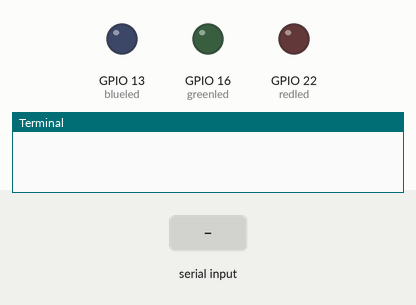
Simulated run of this program. Board: Raspberry Pi (BCM pin numbers). Shown: output pins drawn as LEDs (lit = HIGH), the last lines printed to the terminal. The test bench sets the inputs (shaded band).

Above: at 1.2 s.
1.3 s: "x" typed at the terminal, then Enter
At 2.4 s:
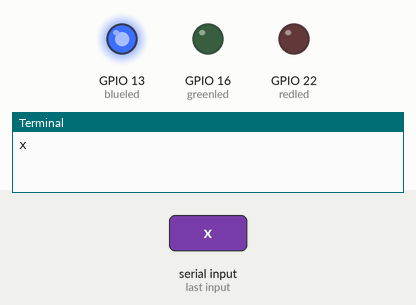
2.8 s: "o" typed at the terminal, then Enter
At 3.6 s:
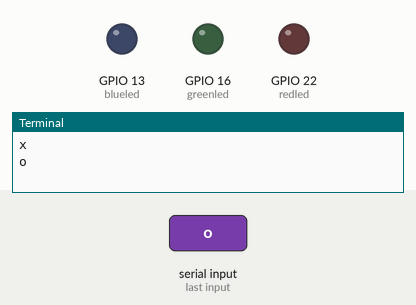
Timing chart, 0 to 5.8 s (numbered marks = the images above; inputs shaded):
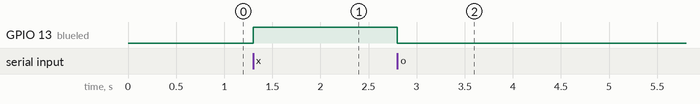

Measured:
- after the input at 1.3 s, GPIO 13 (blueled): LOW → HIGH at once
- after the input at 2.8 s, GPIO 13 (blueled): HIGH → LOW at once

The program:

input03.py
```python
import RPi.GPIO as GPIO
import time

redled = 22
blueled = 13
greenled = 16

# GPIO를 BCM모드로 설정
GPIO.setmode(GPIO.BCM)

#GPIO핀 설정(입력/ 출력)
GPIO.setup(redled, GPIO.OUT)
GPIO.setup(blueled, GPIO.OUT)
GPIO.setup(greenled, GPIO.OUT)

try:
    while True:
        hi = input()
        if hi == 'o':
             GPIO.output(blueled,False)
        elif hi == 'x':
             GPIO.output(blueled,True)
        else:
             GPIO.output(redled,False)


except KeyboardInterrupt: #Ctrl + C
    GPIO.cleanup()
```
